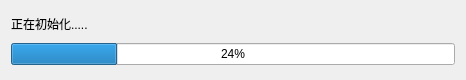
<?xml version="1.0" encoding="UTF-8"?>
<ui version="4.0">
 <class>Dialog</class>
 <widget class="QDialog" name="Dialog">
  <property name="geometry">
   <rect>
    <x>0</x>
    <y>0</y>
    <width>466</width>
    <height>80</height>
   </rect>
  </property>
  <property name="windowTitle">
   <string>Dialog</string>
  </property>
  <layout class="QVBoxLayout" name="verticalLayout">
   <item>
    <widget class="QLabel" name="label">
     <property name="maximumSize">
      <size>
       <width>16777215</width>
       <height>20</height>
      </size>
     </property>
     <property name="text">
      <string>正在初始化.....</string>
     </property>
    </widget>
   </item>
   <item>
    <widget class="QProgressBar" name="progressBar">
     <property name="value">
      <number>24</number>
     </property>
    </widget>
   </item>
  </layout>
 </widget>
 <resources/>
 <connections/>
</ui>
